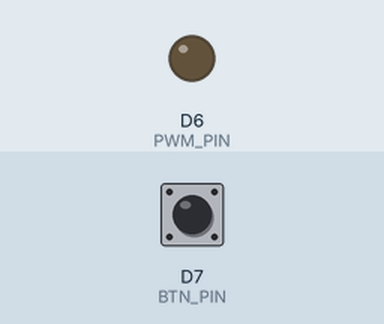
Recording of a sketch running on a simulated ESP8266 (NodeMCU). Parts: output pins drawn as LEDs (lit = HIGH). The inputs (shaded band) are chosen by the test bench; at power-on: D7 (BTN_PIN) LOW.

Above: at 1.2 s.
1.3 s: D7 (BTN_PIN) pulled HIGH for 0.15 s
At 2.21 s:
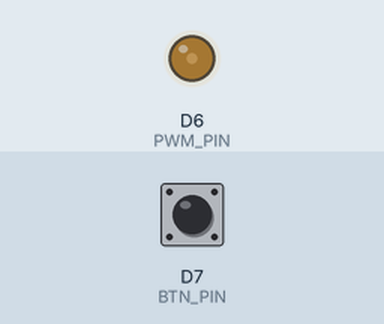
At 4.2 s:
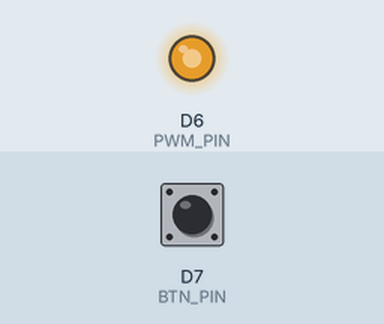
4.3 s: D7 (BTN_PIN) pulled HIGH for 1 s
At 4.95 s:
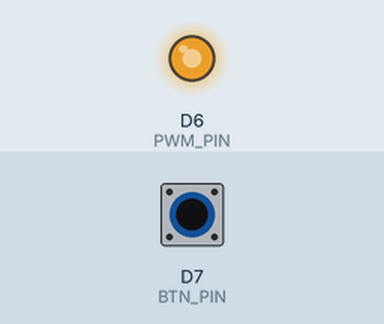
Timing chart, 0 to 7.3 s (numbered marks = the images above; inputs shaded):
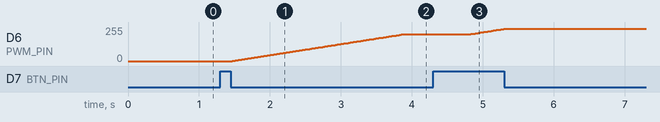

The sketch:

fade__dimmer_-_stable.ino
```cpp
#include <GyverButton.h>

#define BTN_PIN D7
#define PWM_PIN D6

GButton btn(BTN_PIN, LOW_PULL, NORM_OPEN);

bool ledState = false;

uint16_t brightness = 0;        // текущая яркость
uint16_t targetBrightness = 800; // сохранённая яркость

bool dimUp = false; // направление регулировки

const uint16_t MAX_BRIGHT = 1023;
const uint16_t MIN_BRIGHT = 50;

const uint8_t STEP = 5;
const uint16_t INTERVAL = 15;

void setup() {
  Serial.begin(115200);

  pinMode(PWM_PIN, OUTPUT);
  analogWriteRange(1023);
  analogWriteFreq(1000);

  btn.setDebounce(50);
  btn.setTimeout(500);

  analogWrite(PWM_PIN, 0);
}

// ---------------- ОСНОВНОЙ ЦИКЛ ----------------
void loop() {
  btn.tick();

  // 🔘 КЛИК — включить / выключить
  if (btn.isClick()) {
    ledState = !ledState;

    if (ledState) {
      fadeTo(targetBrightness); // включаемся до сохранённого уровня
    } else {
      fadeTo(0); // ВАЖНО: уходим в полный ноль
    }
  }

  // ✊ начало удержания — меняем направление
  if (btn.isHolded()) {
    dimUp = !dimUp;
  }

  // ✊ удержание — регулируем яркость
  if (btn.isHold() && ledState) {
    changeBrightness();
  }
}

// ---------------- ПЛАВНОЕ ИЗМЕНЕНИЕ ----------------
void fadeTo(uint16_t target) {

  // вверх
  if (brightness < target) {
    for (uint16_t i = brightness; i < target; i += STEP) {
      analogWrite(PWM_PIN, i);
      delay(INTERVAL);
    }
  }
  // вниз
  else {
    for (int i = brightness; i > target; i -= STEP) {
      analogWrite(PWM_PIN, i);
      delay(INTERVAL);
    }
  }

  // 🔥 гарантированно устанавливаем конечное значение
  analogWrite(PWM_PIN, target);
  brightness = target;
}

// ---------------- РЕГУЛИРОВКА ----------------
void changeBrightness() {
  static uint32_t timer;

  if (millis() - timer >= INTERVAL) {
    timer = millis();

    if (dimUp) {
      brightness += STEP;
      if (brightness > MAX_BRIGHT) brightness = MAX_BRIGHT;
    } else {
      brightness -= STEP;

      // ❗ ограничение только для режима регулировки
      if (brightness < MIN_BRIGHT) brightness = MIN_BRIGHT;
    }

    analogWrite(PWM_PIN, brightness);

    // 💾 запоминаем уровень
    targetBrightness = brightness;
  }
}
```

Measured:
- after the input at 1.3 s, D6 (PWM_PIN): moves from 0/255 to 199/255 over 2.4 s, starting after 0.17 s
- after the input at 4.3 s, D6 (PWM_PIN): moves from 199/255 to 241/255 over 0.50 s, starting after 0.50 s
